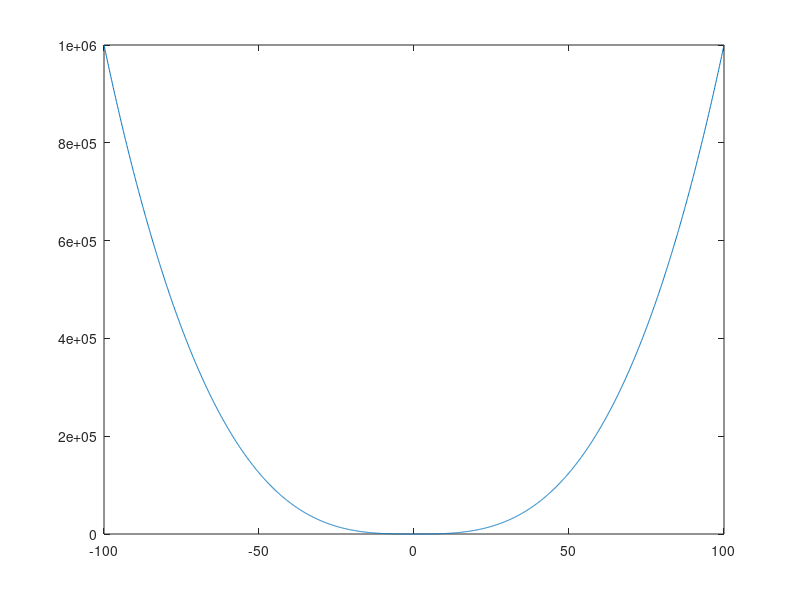

Source code (MATLAB):
% Octave Script
% Title         :Grafica 5
% Author        :Kevin Yoan Calderón García
% Description   :Script para graficar una funcion
% Date          :28/10/2021
% Version       :1
% Usage         :octave
%               :
%               :Requiere de octave

clear
% Dominio de la función
z = -100:0.1:100;
% Rango de la funcion 
gz = (abs(z).^3);
% Funcion con el plot 
plot (z, gz)
